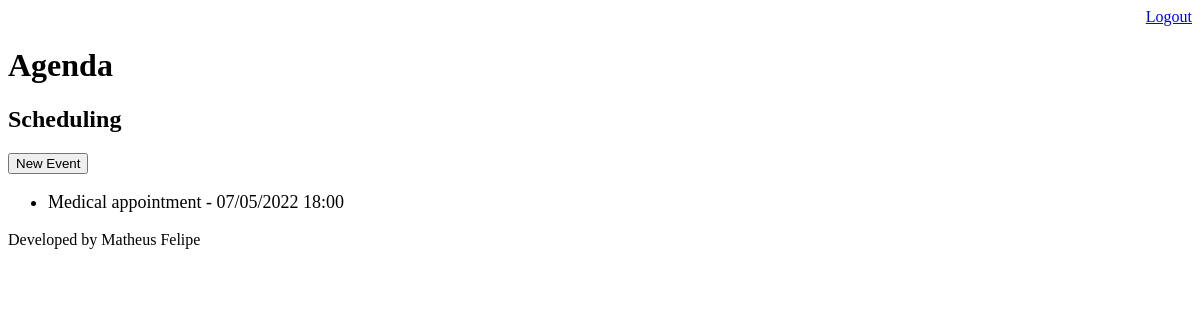
The page /agenda/ (signed in) on the database as committed earlier.
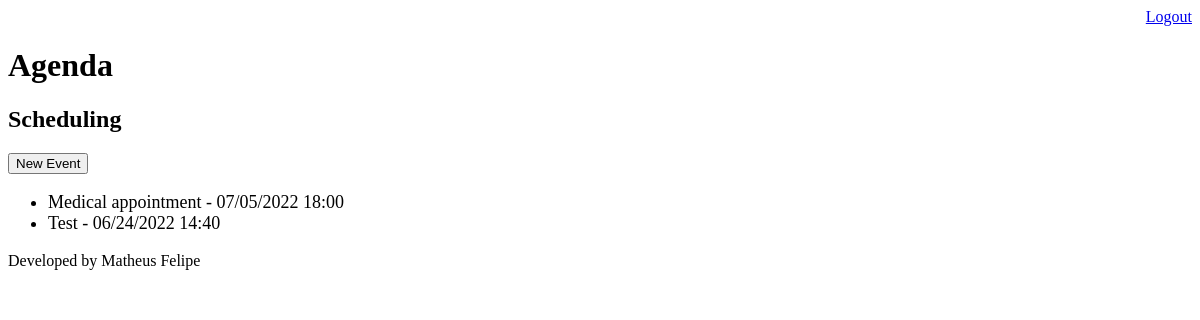
The same page on the database as committed later.
### core/models.py (models this page shows, shortened)
class Evento(models.Model):
	title = models.CharField(max_length=100)
	description = models.TextField(blank=True, null=True)
	event_data = models.DateTimeField(verbose_name="Event data")
	creation_data = models.DateTimeField(auto_now=True)
	user = models.ForeignKey(User, on_delete=models.CASCADE)
	class Meta:
		db_table = "event"
	def get_event_data(self):
		return self.event_data.strftime('%m/%d/%Y %H:%M')

### core/views.py (the view)
# urls.py: path('agenda/', views.lista_eventos),
@login_required(login_url='/login/')
def lista_eventos(request):
	user = request.user
	evento = Evento.objects.filter(user=user)
	dados = {'eventos':evento}
	return render(request, 'agenda.html', dados)

### templates/agenda.html
{% extends "model-page.html" %}
{% block content %}
	<h2>Scheduling</h2>
	<a href="event/">
	<button type="button">New Event</button>
	</a>
		<ul style="font-size:18px">
			{% for evento in eventos %}
				<li>{{ evento.title }} - {{ evento.get_event_data }}</li>
			{% endfor %}
		</ul>
{% endblock %}

Rows that differ between the two databases and show on the page:
added Evento: title "Test", get_event_data "06/24/2022 14:40"
